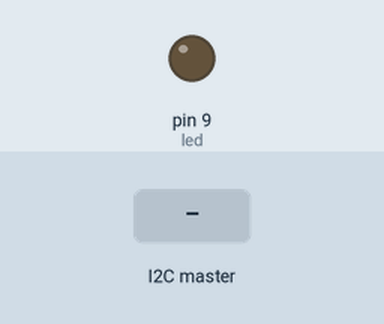
Simulated run of this sketch. Board: Arduino Uno, built with avr-gcc and run on an emulated ATmega328P. On the bench: output pins drawn as LEDs (lit = HIGH). The test bench sets the inputs (shaded band).

Above: at 1.2 s.
1.3 s: the I2C master sends the byte 1
At 1.8 s:
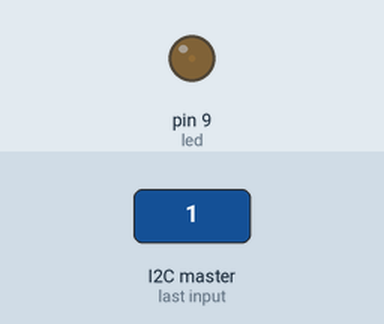
2.8 s: the I2C master sends the byte 90
At 4.0 s:
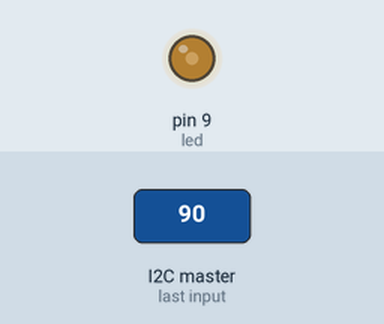
4.3 s: the I2C master sends the byte 200
At 5.4 s:
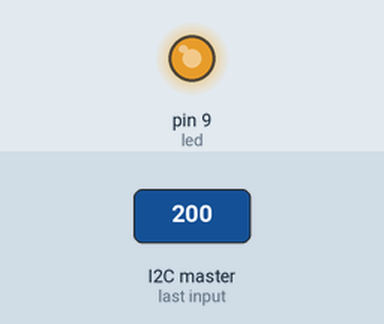
Timing chart, 0 to 7.3 s (numbered marks = the images above; inputs shaded):
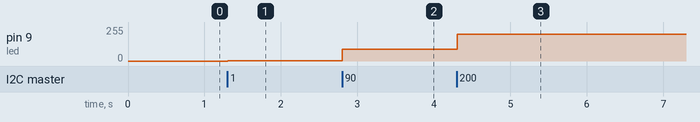

The sketch:

escravo.ino
```cpp
// ESCRAVO
#include <Wire.h>

int SLAVE1 = 47;

int led = 9;
int volatile valor;

void atualizaValor(int x){
  if(Wire.available()){
    valor = Wire.read();
  }
}

void setup() {
  pinMode(led, OUTPUT);

  Wire.begin(47); // iniciando o escravo: id = 47
  Wire.onReceive( atualizaValor );
}

void loop() {
  analogWrite(led, valor);

  delay(10);
}
```

Measured:
- after the input at 1.3 s, pin 9 (led): 0/255 → 1/255 at once
- after the input at 2.8 s, pin 9 (led): 1/255 → 90/255 at once
- after the input at 4.3 s, pin 9 (led): 90/255 → 200/255 at once
